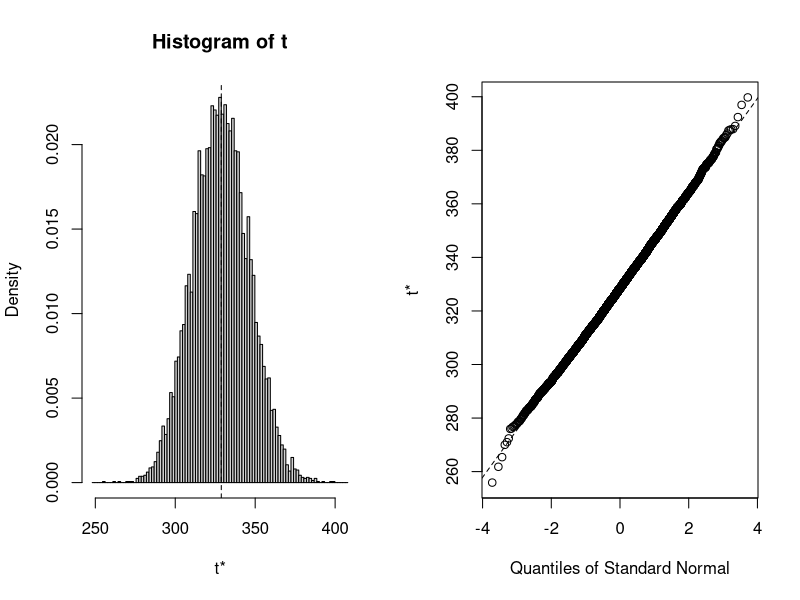
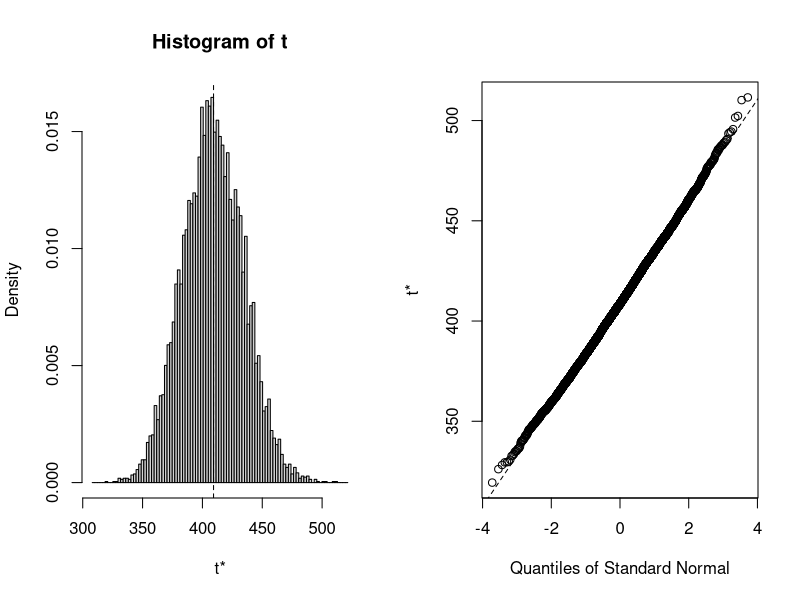
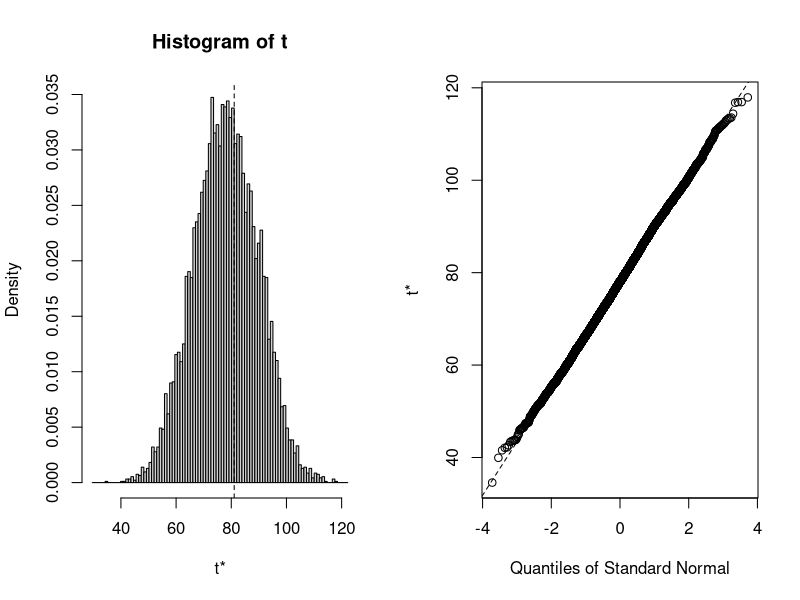
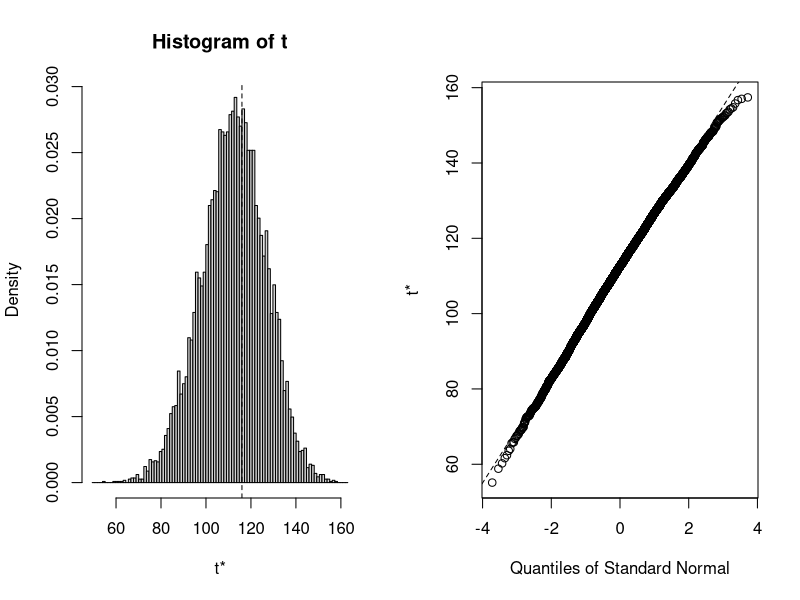
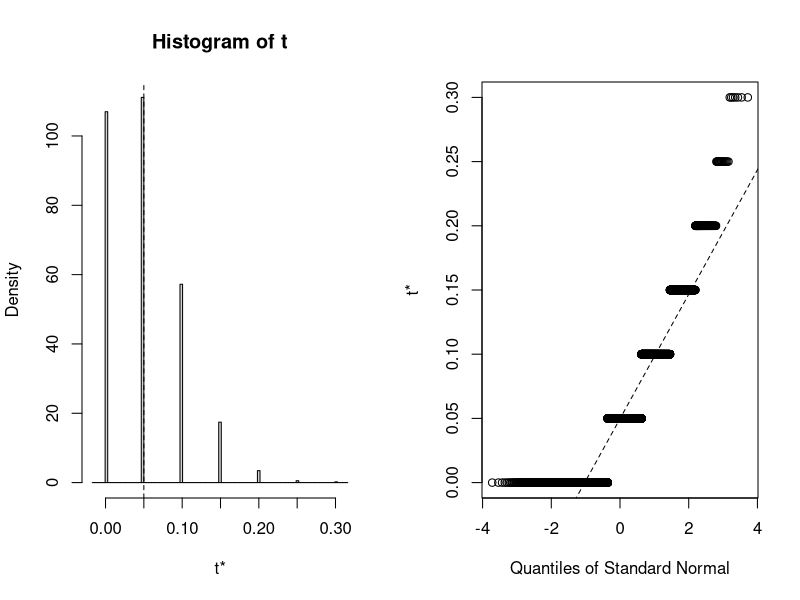
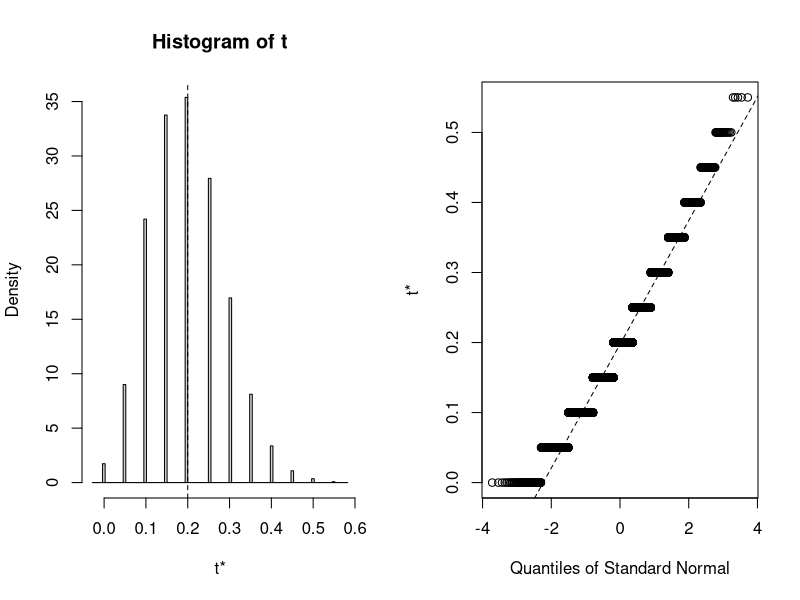
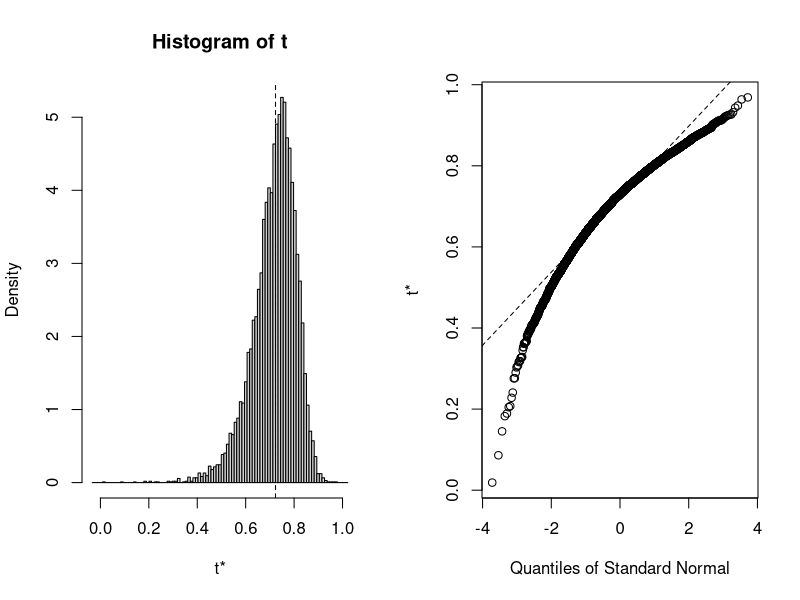
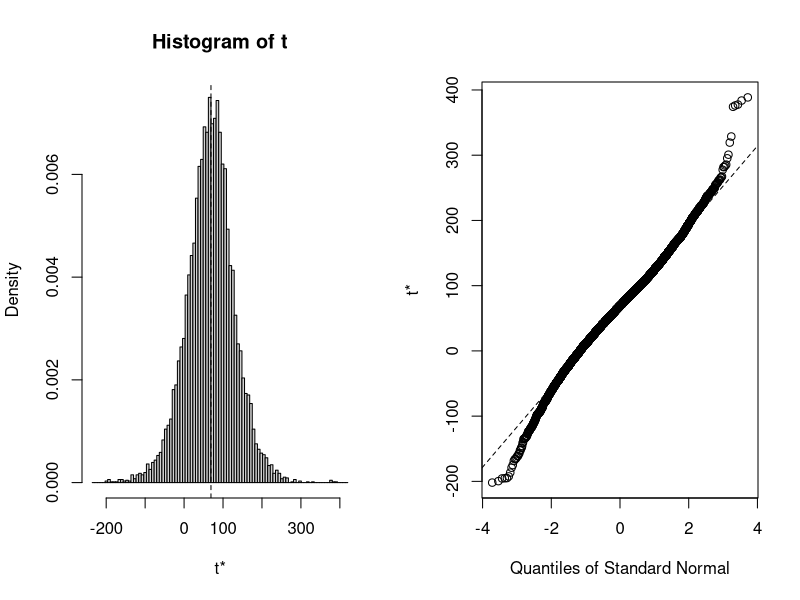

These charts were generated, in order, by the following R code:
# ========================================================================================================
# Purpose:      Rscript for cd4 demo and CA solutions
# Author:       Neumann Chew
# DOC:          01-03-2018
# Topics:       Summary statistics, CI, Bootstrap
# Rpackages:    boot
# Data Source:  cd4.csv
#=========================================================================================================

setwd("~/Desktop/Y2S2/BC2407/Classes/S7 Bootstrap Solutions")
data1 <- read.csv('cd4.csv')

# Prop Normal Range = Proportion of Subjects with cd4 count in normal range of 500 to 1500.
table1 <- data.frame('Baseline Standard Statistic' = 1:6, 'Baseline Bootstrap Statistic' = 1:6, 'Year1 Standard Statistic' = 1:6, 'Year1 Bootstrap Statistic' = 1:6)
rownames(table1) <- c('Mean', '95% CI for Mean', 'SD', '95% CI for SD', 'Prop Normal Range', '95% CI for Prop N.R.')
# Convert all column to string as CI is a confidence interval and not one number.
table1[] <- lapply(table1, as.character)
table1$Baseline.Bootstrap.Statistic <- NA
table1$Year1.Bootstrap.Statistic <- NA

# Standard Mean formula and CI
table1[1, 1] <- mean(data1$Baseline); table1[1,3] <- mean(data1$Year1)
t.test.baseline <- t.test(data1$Baseline, conf.level = 0.95)
table1[2, 1] <- paste(round(t.test.baseline$conf.int[1],2),' to ', round(t.test.baseline$conf.int[2],2))
t.test.year1 <- t.test(data1$Year1, conf.level = 0.95)
table1[2, 3] <- paste(round(t.test.year1$conf.int[1],2),' to ', round(t.test.year1$conf.int[2],2))
remove(list = c('t.test.baseline', 't.test.year1'))

# Standard unbiased SD formula and CI
table1[3, 1] <- round(sd(data1$Baseline),2); table1[3,3] <- round(sd(data1$Year1),2)
# R seems to has no in-built function for the CI of a variance or SD. Let me know if you found one.
df = length(data1$Baseline) - 1
lower = var(data1$Baseline) * df / qchisq(0.05/2, df, lower.tail = F)
upper = var(data1$Baseline) * df / qchisq(1 - 0.05/2, df, lower.tail = F)
table1[4, 1] <- paste(round(sqrt(lower),2),' to ', round(sqrt(upper),2))
df = length(data1$Year1) - 1
lower = var(data1$Year1) * df / qchisq(0.05/2, df, lower.tail = F)
upper = var(data1$Year1) * df / qchisq(1 - 0.05/2, df, lower.tail = F)
table1[4, 3] <- paste(round(sqrt(lower),2),' to ', round(sqrt(upper),2))
remove(list = c('df', 'lower', 'upper'))

# Standard Proportion calculation of subjects with Normal Range cd4 count
table1[5, 1] <- sum(data1$Baseline >= 500 & data1$Baseline <= 1500)/length(data1$Baseline)
table1[5, 3] <- sum(data1$Year1 >= 500 & data1$Year1 <= 1500)/length(data1$Year1)
# Since np < 5, assumption for using normal approx is not satisfied. Use R in-built prop.test().
p.test <- prop.test(x = sum(data1$Baseline >= 500 & data1$Baseline <= 1500), n = length(data1$Baseline), conf.level = 0.95)
table1[6, 1] <- paste(round(p.test$conf.int[1],3),' to ', round(p.test$conf.int[2],3))
p.test <- prop.test(x = sum(data1$Year1 >= 500 & data1$Year1 <= 1500), n = length(data1$Year1), conf.level = 0.95)
table1[6, 3] <- paste(round(p.test$conf.int[1],3),' to ', round(p.test$conf.int[2],3))
remove(p.test)

library(boot)
set.seed(2014)
# Bootstrap the mean
samplemean <- function(data, indices) {
  return(mean(data[indices], na.rm = T))
}
boot.Baseline <- boot(data=data1$Baseline, statistic=samplemean, R=10000)
# view results of bootstrap
boot.Baseline
plot(boot.Baseline)
# 95% BCA confidence interval from Bootstrap of Mean
bci <- boot.ci(boot.Baseline, type="bca", conf = 0.95)
table1[1, 2] <- mean(boot.Baseline$t) # avg of the bootstrap samples
table1[2, 2] <- paste(round(bci$bca[4],2),' to ', round(bci$bca[5],2))

boot.Year1 <- boot(data=data1$Year1, statistic=samplemean, R=10000)
boot.Year1
plot(boot.Year1)
bci <- boot.ci(boot.Year1, type="bca", conf = 0.95)
table1[1, 4] <- mean(boot.Year1$t) # avg of the bootstrap samples
table1[2, 4] <- paste(round(bci$bca[4],2),' to ', round(bci$bca[5],2))

# Bootstrap the SD
sample.sd <- function(data, indices) {
  return(sd(data[indices], na.rm = T))
}
boot.Baseline <- boot(data=data1$Baseline, statistic=sample.sd, R=10000)
# view results of bootstrap
boot.Baseline
plot(boot.Baseline)
# 95% BCA confidence interval from Bootstrap of SD
bci <- boot.ci(boot.Baseline, type="bca", conf = 0.95)
table1[3, 2] <- mean(boot.Baseline$t) # avg of the bootstrap samples
table1[4, 2] <- paste(round(bci$bca[4],2),' to ', round(bci$bca[5],2))

boot.Year1 <- boot(data=data1$Year1, statistic=sample.sd, R=10000)
boot.Year1
plot(boot.Year1)
bci <- boot.ci(boot.Year1, type="bca", conf = 0.95)
table1[3, 4] <- mean(boot.Year1$t) # avg of the bootstrap samples
table1[4, 4] <- paste(round(bci$bca[4],2),' to ', round(bci$bca[5],2))

# Bootstrap the Proportion
sample.prop <- function(data, indices) {
  prop <- sum(data[indices] >= 500 & data[indices] <= 1500)/length(data[indices])
  return(prop)
}
boot.Baseline <- boot(data=data1$Baseline, statistic=sample.prop, R=10000)
# view results of bootstrap
boot.Baseline
plot(boot.Baseline)
# 95% BCA confidence interval from Bootstrap of SD
bci <- boot.ci(boot.Baseline, type="bca", conf = 0.95)
table1[5, 2] <- mean(boot.Baseline$t) # avg of the bootstrap samples
table1[6, 2] <- paste(round(bci$bca[4],3),' to ', round(bci$bca[5],3))

boot.Year1 <- boot(data=data1$Year1, statistic=sample.prop, R=10000)
boot.Year1
plot(boot.Year1)
bci <- boot.ci(boot.Year1, type="bca", conf = 0.95)
table1[5, 4] <- mean(boot.Year1$t) # avg of the bootstrap samples
table1[6, 4] <- paste(round(bci$bca[4],3),' to ', round(bci$bca[5],3))

remove(list = c('bci', 'boot.Baseline', 'boot.Year1'))

# Table 2 Solution to CA ------------------------------------------------------
table2 <- data.frame('Standard Statistic' = 1:8, 'Bootstrap Statistic' = 1:8)
rownames(table2) <- c('Correlation', 'CI for Correlation', 'b0', 'CI for beta0', 'b1', 'CI for beta1', 'D', 'CI for D')
table2$Standard.Statistic <- NA
table2$Bootstrap.Statistic <- NA
table2[] <- lapply(table2, as.character)

# Correlation ------------------------------------------------------------
table2[1, 1] <- round(cor(data1$Baseline, data1$Year1),4)
temp <- cor.test(data1$Baseline, data1$Year1)
table2[2, 1] <- paste(round(temp$conf.int[1], 4),' to ', round(temp$conf.int[2], 4))

# Linear Reg --------------------------------------------------------------
temp <- lm(Year1 ~ Baseline, data = data1)
table2[3, 1]  <- round(temp$coefficients[1], 4)
table2[5, 1]  <- round(temp$coefficients[2], 4)
temp2 <- confint(temp, '(Intercept)', level = 0.95)
table2[4, 1] <- paste(round(temp2[1], 4),' to ', round(temp2[2], 4))
temp2 <- confint(temp, 'Baseline', level = 0.95)
table2[6, 1] <- paste(round(temp2[1], 4),' to ', round(temp2[2], 4))

# Difference D -----------------------------------------------------------
data1$D <- data1$Year1 - data1$Baseline
table2[7, 1] <- mean(data1$D)
temp <- t.test(data1$Year1, data1$Baseline, paired = T)
table2[8, 1] <- paste(round(temp$conf.int[1], 4),' to ', round(temp$conf.int[2], 4))

# Bootstrap the Correlation -----------------------------------------------
sample.cor <- function(data, indices) {
  return(cor(data[indices, 2], data[indices, 3]))
}
boot1 <- boot(data=data1, statistic=sample.cor, R=10000)
# view results of bootstrap
boot1
plot(boot1)
# 95% BCA confidence interval from Bootstrap of Mean
bci <- boot.ci(boot1, type="bca", conf = 0.95)
table2[1, 2] <- round(mean(boot1$t),4) # avg of the bootstrap samples
table2[2, 2] <- paste(round(bci$bca[4],4),' to ', round(bci$bca[5],4))

# Bootstrap the Linear Reg -----------------------------------------------
sample.beta <- function(data, indices, formula) {
  bs.sample <- data[indices,]  # bootstrap sample
  return(coef(lm(formula, data=bs.sample)))
}
boot1 <- boot(data=data1, statistic=sample.beta, formula = Year1 ~ Baseline, R=10000)
# view results of bootstrap
boot1
plot(boot1, index = 1)
plot(boot1, index = 2)
# 95% BCA confidence interval from Bootstrap of Mean
bci1 <- boot.ci(boot1, type="bca", index = 1, conf = 0.95)
bci2 <- boot.ci(boot1, type="bca", index = 2, conf = 0.95)
table2[3, 2] <- round(mean(boot1$t[,1]),4) # avg of the b0
table2[5, 2] <- round(mean(boot1$t[,2]),4) # avg of the b0
table2[4, 2] <- paste(round(bci1$bca[4],4),' to ', round(bci1$bca[5],4))
table2[6, 2] <- paste(round(bci2$bca[4],4),' to ', round(bci2$bca[5],4))

# Bootstrap the D -----------------------------------------------
boot1 <- boot(data=data1$D, statistic=samplemean, R=10000)
# view results of bootstrap
boot1
plot(boot1)
# 95% BCA confidence interval from Bootstrap of Mean
bci <- boot.ci(boot1, type="bca", conf = 0.95)
table2[7, 2] <- round(mean(boot1$t),4) # avg of the bootstrap samples
table2[8, 2] <- paste(round(bci$bca[4],4),' to ', round(bci$bca[5],4))


sum3 <- function(x, y, z = 1) {
  prop <- (x+ 2*y + z)
  return(prop)
}
sum3(1,2,-1)
